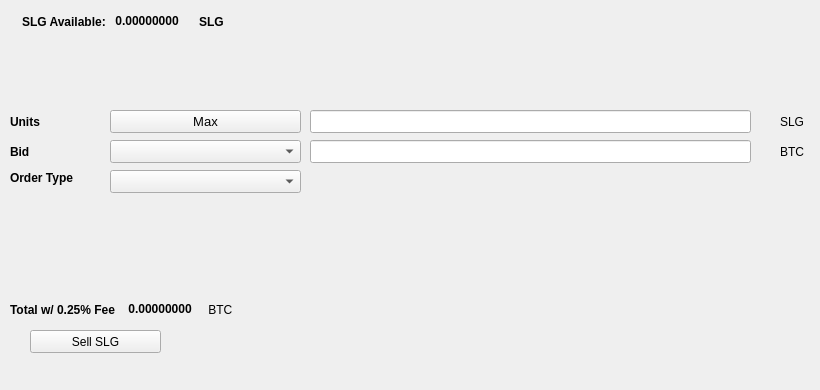
   <widget class="QWidget" name="SellTab">
    <attribute name="title">
     <string>Sell</string>
    </attribute>
    <widget class="QLabel" name="label_16">
     <property name="geometry">
      <rect>
       <x>780</x>
       <y>140</y>
       <width>31</width>
       <height>23</height>
      </rect>
     </property>
     <property name="text">
      <string>BTC</string>
     </property>
    </widget>
    <widget class="QComboBox" name="SellBidcomboBox">
     <property name="geometry">
      <rect>
       <x>110</x>
       <y>140</y>
       <width>191</width>
       <height>23</height>
      </rect>
     </property>
     <property name="font">
      <font>
       <pointsize>10</pointsize>
      </font>
     </property>
    </widget>
    <widget class="QLabel" name="label_18">
     <property name="geometry">
      <rect>
       <x>10</x>
       <y>110</y>
       <width>46</width>
       <height>23</height>
      </rect>
     </property>
     <property name="font">
      <font>
       <weight>75</weight>
       <bold>true</bold>
      </font>
     </property>
     <property name="text">
      <string>Units</string>
     </property>
    </widget>
    <widget class="QPushButton" name="Sell_Max_Amount">
     <property name="geometry">
      <rect>
       <x>110</x>
       <y>110</y>
       <width>191</width>
       <height>23</height>
      </rect>
     </property>
     <property name="font">
      <font>
       <pointsize>10</pointsize>
      </font>
     </property>
     <property name="text">
      <string>Max</string>
     </property>
    </widget>
    <widget class="QLabel" name="label_20">
     <property name="geometry">
      <rect>
       <x>10</x>
       <y>170</y>
       <width>91</width>
       <height>16</height>
      </rect>
     </property>
     <property name="font">
      <font>
       <weight>75</weight>
       <bold>true</bold>
      </font>
     </property>
     <property name="text">
      <string>Order Type</string>
     </property>
    </widget>
    <widget class="QComboBox" name="SellOrdertypeCombo">
     <property name="geometry">
      <rect>
       <x>110</x>
       <y>170</y>
       <width>191</width>
       <height>23</height>
      </rect>
     </property>
     <property name="font">
      <font>
       <pointsize>10</pointsize>
      </font>
     </property>
    </widget>
    <widget class="QLabel" name="label_21">
     <property name="geometry">
      <rect>
       <x>10</x>
       <y>140</y>
       <width>46</width>
       <height>23</height>
      </rect>
     </property>
     <property name="font">
      <font>
       <weight>75</weight>
       <bold>true</bold>
      </font>
     </property>
     <property name="text">
      <string>Bid</string>
     </property>
    </widget>
    <widget class="QLabel" name="label_22">
     <property name="geometry">
      <rect>
       <x>780</x>
       <y>110</y>
       <width>31</width>
       <height>23</height>
      </rect>
     </property>
     <property name="text">
      <string>SLG</string>
     </property>
    </widget>
    <widget class="QLineEdit" name="UnitsInputSLG">
     <property name="geometry">
      <rect>
       <x>310</x>
       <y>110</y>
       <width>441</width>
       <height>23</height>
      </rect>
     </property>
     <property name="font">
      <font>
       <pointsize>9</pointsize>
       <weight>75</weight>
       <bold>true</bold>
      </font>
     </property>
    </widget>
    <widget class="QLineEdit" name="SellBidPriceEdit">
     <property name="geometry">
      <rect>
       <x>310</x>
       <y>140</y>
       <width>441</width>
       <height>23</height>
      </rect>
     </property>
     <property name="font">
      <font>
       <pointsize>9</pointsize>
       <weight>75</weight>
       <bold>true</bold>
      </font>
     </property>
    </widget>
    <widget class="QPushButton" name="SellSLGBTN">
     <property name="geometry">
      <rect>
       <x>30</x>
       <y>330</y>
       <width>131</width>
       <height>23</height>
      </rect>
     </property>
     <property name="text">
      <string>Sell SLG</string>
     </property>
     <property name="icon">
      <iconset resource="../bitcoin.qrc">
       <normaloff>:/icons/bitcoin</normaloff>:/icons/bitcoin</iconset>
     </property>
    </widget>
    <widget class="QWidget" name="layoutWidget3">
     <property name="geometry">
      <rect>
       <x>22</x>
       <y>12</y>
       <width>258</width>
       <height>19</height>
      </rect>
     </property>
     <layout class="QHBoxLayout" name="horizontalLayout">
      <item>
       <widget class="QLabel" name="label232_2">
        <property name="font">
         <font>
          <weight>75</weight>
          <bold>true</bold>
         </font>
        </property>
        <property name="text">
         <string>SLG Available:</string>
        </property>
       </widget>
      </item>
      <item>
       <widget class="QLabel" name="SLGAvailableLabel">
        <property name="palette">
         <palette>
          <active>
           <colorrole role="WindowText">
            <brush brushstyle="SolidPattern">
             <color alpha="255">
              <red>0</red>
              <green>0</green>
              <blue>0</blue>
             </color>
            </brush>
           </colorrole>
           <colorrole role="Button">
            <brush brushstyle="SolidPattern">
             <color alpha="255">
              <red>0</red>
              <green>170</green>
              <blue>0</blue>
             </color>
            </brush>
           </colorrole>
           <colorrole role="Light">
            <brush brushstyle="SolidPattern">
             <color alpha="255">
              <red>0</red>
              <green>255</green>
              <blue>0</blue>
             </color>
            </brush>
           </colorrole>
           <colorrole role="Midlight">
            <brush brushstyle="SolidPattern">
             <color alpha="255">
              <red>0</red>
              <green>212</green>
              <blue>0</blue>
             </color>
            </brush>
           </colorrole>
           <colorrole role="Dark">
            <brush brushstyle="SolidPattern">
             <color alpha="255">
              <red>0</red>
              <green>85</green>
              <blue>0</blue>
             </color>
            </brush>
           </colorrole>
           <colorrole role="Mid">
            <brush brushstyle="SolidPattern">
             <color alpha="255">
              <red>0</red>
              <green>113</green>
              <blue>0</blue>
             </color>
            </brush>
           </colorrole>
           <colorrole role="Text">
            <brush brushstyle="SolidPattern">
             <color alpha="255">
              <red>0</red>
              <green>170</green>
              <blue>0</blue>
             </color>
            </brush>
           </colorrole>
           <colorrole role="BrightText">
            <brush brushstyle="SolidPattern">
             <color alpha="255">
              <red>255</red>
              <green>255</green>
              <blue>255</blue>
             </color>
            </brush>
           </colorrole>
           <colorrole role="ButtonText">
            <brush brushstyle="SolidPattern">
             <color alpha="255">
              <red>0</red>
              <green>0</green>
              <blue>0</blue>
             </color>
            </brush>
           </colorrole>
           <colorrole role="Base">
            <brush brushstyle="SolidPattern">
             <color alpha="255">
              <red>255</red>
              <green>255</green>
              <blue>255</blue>
             </color>
            </brush>
           </colorrole>
           <colorrole role="Window">
            <brush brushstyle="SolidPattern">
             <color alpha="255">
              <red>0</red>
              <green>170</green>
              <blue>0</blue>
             </color>
            </brush>
           </colorrole>
           <colorrole role="Shadow">
            <brush brushstyle="SolidPattern">
             <color alpha="255">
              <red>0</red>
              <green>0</green>
              <blue>0</blue>
             </color>
            </brush>
           </colorrole>
           <colorrole role="AlternateBase">
            <brush brushstyle="SolidPattern">
             <color alpha="255">
              <red>127</red>
              <green>212</green>
              <blue>127</blue>
             </color>
            </brush>
           </colorrole>
           <colorrole role="ToolTipBase">
            <brush brushstyle="SolidPattern">
             <color alpha="255">
              <red>255</red>
              <green>255</green>
              <blue>220</blue>
             </color>
            </brush>
           </colorrole>
           <colorrole role="ToolTipText">
            <brush brushstyle="SolidPattern">
             <color alpha="255">
              <red>0</red>
              <green>0</green>
              <blue>0</blue>
             </color>
            </brush>
           </colorrole>
          </active>
          <inactive>
           <colorrole role="WindowText">
            <brush brushstyle="SolidPattern">
             <color alpha="255">
              <red>0</red>
              <green>0</green>
              <blue>0</blue>
             </color>
            </brush>
           </colorrole>
           <colorrole role="Button">
            <brush brushstyle="SolidPattern">
             <color alpha="255">
              <red>0</red>
              <green>170</green>
              <blue>0</blue>
             </color>
            </brush>
           </colorrole>
           <colorrole role="Light">
            <brush brushstyle="SolidPattern">
             <color alpha="255">
              <red>0</red>
              <green>255</green>
              <blue>0</blue>
             </color>
            </brush>
           </colorrole>
           <colorrole role="Midlight">
            <brush brushstyle="SolidPattern">
             <color alpha="255">
              <red>0</red>
              <green>212</green>
              <blue>0</blue>
             </color>
            </brush>
           </colorrole>
           <colorrole role="Dark">
            <brush brushstyle="SolidPattern">
             <color alpha="255">
              <red>0</red>
              <green>85</green>
              <blue>0</blue>
             </color>
            </brush>
           </colorrole>
           <colorrole role="Mid">
            <brush brushstyle="SolidPattern">
             <color alpha="255">
              <red>0</red>
              <green>113</green>
              <blue>0</blue>
             </color>
            </brush>
           </colorrole>
           <colorrole role="Text">
            <brush brushstyle="SolidPattern">
             <color alpha="255">
              <red>0</red>
              <green>170</green>
              <blue>0</blue>
             </color>
            </brush>
           </colorrole>
           <colorrole role="BrightText">
            <brush brushstyle="SolidPattern">
             <color alpha="255">
              <red>255</red>
              <green>255</green>
              <blue>255</blue>
             </color>
            </brush>
           </colorrole>
           <colorrole role="ButtonText">
            <brush brushstyle="SolidPattern">
             <color alpha="255">
              <red>0</red>
              <green>0</green>
              <blue>0</blue>
             </color>
            </brush>
           </colorrole>
           <colorrole role="Base">
            <brush brushstyle="SolidPattern">
             <color alpha="255">
              <red>255</red>
              <green>255</green>
              <blue>255</blue>
             </color>
            </brush>
           </colorrole>
           <colorrole role="Window">
            <brush brushstyle="SolidPattern">
             <color alpha="255">
              <red>0</red>
              <green>170</green>
              <blue>0</blue>
             </color>
            </brush>
           </colorrole>
           <colorrole role="Shadow">
            <brush brushstyle="SolidPattern">
             <color alpha="255">
              <red>0</red>
              <green>0</green>
              <blue>0</blue>
             </color>
            </brush>
           </colorrole>
           <colorrole role="AlternateBase">
            <brush brushstyle="SolidPattern">
             <color alpha="255">
              <red>127</red>
              <green>212</green>
              <blue>127</blue>
             </color>
            </brush>
           </colorrole>
           <colorrole role="ToolTipBase">
            <brush brushstyle="SolidPattern">
             <color alpha="255">
              <red>255</red>
              <green>255</green>
              <blue>220</blue>
             </color>
            </brush>
           </colorrole>
           <colorrole role="ToolTipText">
            <brush brushstyle="SolidPattern">
             <color alpha="255">
              <red>0</red>
              <green>0</green>
              <blue>0</blue>
             </color>
            </brush>
           </colorrole>
          </inactive>
          <disabled>
           <colorrole role="WindowText">
            <brush brushstyle="SolidPattern">
             <color alpha="255">
              <red>0</red>
              <green>85</green>
              <blue>0</blue>
             </color>
            </brush>
           </colorrole>
           <colorrole role="Button">
            <brush brushstyle="SolidPattern">
             <color alpha="255">
              <red>0</red>
              <green>170</green>
              <blue>0</blue>
             </color>
            </brush>
           </colorrole>
           <colorrole role="Light">
            <brush brushstyle="SolidPattern">
             <color alpha="255">
              <red>0</red>
              <green>255</green>
              <blue>0</blue>
             </color>
            </brush>
           </colorrole>
           <colorrole role="Midlight">
            <brush brushstyle="SolidPattern">
             <color alpha="255">
              <red>0</red>
              <green>212</green>
              <blue>0</blue>
             </color>
            </brush>
           </colorrole>
           <colorrole role="Dark">
            <brush brushstyle="SolidPattern">
             <color alpha="255">
              <red>0</red>
              <green>85</green>
              <blue>0</blue>
             </color>
            </brush>
           </colorrole>
           <colorrole role="Mid">
            <brush brushstyle="SolidPattern">
             <color alpha="255">
              <red>0</red>
              <green>113</green>
              <blue>0</blue>
             </color>
            </brush>
           </colorrole>
           <colorrole role="Text">
            <brush brushstyle="SolidPattern">
             <color alpha="255">
              <red>0</red>
              <green>85</green>
              <blue>0</blue>
             </color>
            </brush>
           </colorrole>
           <colorrole role="BrightText">
            <brush brushstyle="SolidPattern">
             <color alpha="255">
              <red>255</red>
              <green>255</green>
              <blue>255</blue>
             </color>
            </brush>
           </colorrole>
           <colorrole role="ButtonText">
            <brush brushstyle="SolidPattern">
             <color alpha="255">
              <red>0</red>
              <green>85</green>
              <blue>0</blue>
             </color>
            </brush>
           </colorrole>
           <colorrole role="Base">
            <brush brushstyle="SolidPattern">
             <color alpha="255">
              <red>0</red>
              <green>170</green>
              <blue>0</blue>
             </color>
            </brush>
           </colorrole>
           <colorrole role="Window">
            <brush brushstyle="SolidPattern">
             <color alpha="255">
              <red>0</red>
              <green>170</green>
              <blue>0</blue>
             </color>
            </brush>
           </colorrole>
           <colorrole role="Shadow">
            <brush brushstyle="SolidPattern">
             <color alpha="255">
              <red>0</red>
              <green>0</green>
              <blue>0</blue>
             </color>
            </brush>
           </colorrole>
           <colorrole role="AlternateBase">
            <brush brushstyle="SolidPattern">
             <color alpha="255">
              <red>0</red>
              <green>170</green>
              <blue>0</blue>
             </color>
            </brush>
           </colorrole>
           <colorrole role="ToolTipBase">
            <brush brushstyle="SolidPattern">
             <color alpha="255">
              <red>255</red>
              <green>255</green>
              <blue>220</blue>
             </color>
            </brush>
           </colorrole>
           <colorrole role="ToolTipText">
            <brush brushstyle="SolidPattern">
             <color alpha="255">
              <red>0</red>
              <green>0</green>
              <blue>0</blue>
             </color>
            </brush>
           </colorrole>
          </disabled>
         </palette>
        </property>
        <property name="font">
         <font>
          <weight>75</weight>
          <bold>true</bold>
         </font>
        </property>
        <property name="text">
         <string> 0.00000000 </string>
        </property>
        <property name="textInteractionFlags">
         <set>Qt::LinksAccessibleByMouse|Qt::TextSelectableByKeyboard|Qt::TextSelectableByMouse</set>
        </property>
       </widget>
      </item>
      <item>
       <widget class="QLabel" name="labelSLG">
        <property name="font">
         <font>
          <weight>75</weight>
          <bold>true</bold>
         </font>
        </property>
        <property name="text">
         <string>SLG</string>
        </property>
       </widget>
      </item>
     </layout>
    </widget>
    <widget class="QWidget" name="layoutWidget">
     <property name="geometry">
      <rect>
       <x>10</x>
       <y>300</y>
       <width>268</width>
       <height>19</height>
      </rect>
     </property>
     <layout class="QHBoxLayout" name="horizontalLayout_2">
      <item>
       <widget class="QLabel" name="label_19">
        <property name="font">
         <font>
          <weight>75</weight>
          <bold>true</bold>
         </font>
        </property>
        <property name="text">
         <string>Total w/ 0.25% Fee </string>
        </property>
       </widget>
      </item>
      <item>
       <widget class="QLabel" name="SellCostLabel">
        <property name="palette">
         <palette>
          <active>
           <colorrole role="WindowText">
            <brush brushstyle="SolidPattern">
             <color alpha="255">
              <red>0</red>
              <green>0</green>
              <blue>0</blue>
             </color>
            </brush>
           </colorrole>
           <colorrole role="Button">
            <brush brushstyle="SolidPattern">
             <color alpha="255">
              <red>0</red>
              <green>170</green>
              <blue>0</blue>
             </color>
            </brush>
           </colorrole>
           <colorrole role="Light">
            <brush brushstyle="SolidPattern">
             <color alpha="255">
              <red>0</red>
              <green>255</green>
              <blue>0</blue>
             </color>
            </brush>
           </colorrole>
           <colorrole role="Midlight">
            <brush brushstyle="SolidPattern">
             <color alpha="255">
              <red>0</red>
              <green>212</green>
              <blue>0</blue>
             </color>
            </brush>
           </colorrole>
           <colorrole role="Dark">
            <brush brushstyle="SolidPattern">
             <color alpha="255">
              <red>0</red>
              <green>85</green>
              <blue>0</blue>
             </color>
            </brush>
           </colorrole>
           <colorrole role="Mid">
            <brush brushstyle="SolidPattern">
             <color alpha="255">
              <red>0</red>
              <green>113</green>
              <blue>0</blue>
             </color>
            </brush>
           </colorrole>
           <colorrole role="Text">
            <brush brushstyle="SolidPattern">
             <color alpha="255">
              <red>0</red>
              <green>170</green>
              <blue>0</blue>
             </color>
            </brush>
           </colorrole>
           <colorrole role="BrightText">
            <brush brushstyle="SolidPattern">
             <color alpha="255">
              <red>255</red>
              <green>255</green>
              <blue>255</blue>
             </color>
            </brush>
           </colorrole>
           <colorrole role="ButtonText">
            <brush brushstyle="SolidPattern">
             <color alpha="255">
              <red>0</red>
              <green>0</green>
              <blue>0</blue>
             </color>
            </brush>
           </colorrole>
           <colorrole role="Base">
            <brush brushstyle="SolidPattern">
             <color alpha="255">
              <red>255</red>
              <green>255</green>
              <blue>255</blue>
             </color>
            </brush>
           </colorrole>
           <colorrole role="Window">
            <brush brushstyle="SolidPattern">
             <color alpha="255">
              <red>0</red>
              <green>170</green>
              <blue>0</blue>
             </color>
            </brush>
           </colorrole>
           <colorrole role="Shadow">
            <brush brushstyle="SolidPattern">
             <color alpha="255">
              <red>0</red>
              <green>0</green>
              <blue>0</blue>
             </color>
            </brush>
           </colorrole>
           <colorrole role="AlternateBase">
            <brush brushstyle="SolidPattern">
             <color alpha="255">
              <red>127</red>
              <green>212</green>
              <blue>127</blue>
             </color>
            </brush>
           </colorrole>
           <colorrole role="ToolTipBase">
            <brush brushstyle="SolidPattern">
             <color alpha="255">
              <red>255</red>
              <green>255</green>
              <blue>220</blue>
             </color>
            </brush>
           </colorrole>
           <colorrole role="ToolTipText">
            <brush brushstyle="SolidPattern">
             <color alpha="255">
              <red>0</red>
              <green>0</green>
              <blue>0</blue>
             </color>
            </brush>
           </colorrole>
          </active>
          <inactive>
           <colorrole role="WindowText">
            <brush brushstyle="SolidPattern">
             <color alpha="255">
              <red>0</red>
              <green>0</green>
              <blue>0</blue>
             </color>
            </brush>
           </colorrole>
           <colorrole role="Button">
            <brush brushstyle="SolidPattern">
             <color alpha="255">
              <red>0</red>
              <green>170</green>
              <blue>0</blue>
             </color>
            </brush>
           </colorrole>
           <colorrole role="Light">
            <brush brushstyle="SolidPattern">
             <color alpha="255">
              <red>0</red>
              <green>255</green>
              <blue>0</blue>
             </color>
            </brush>
           </colorrole>
           <colorrole role="Midlight">
            <brush brushstyle="SolidPattern">
             <color alpha="255">
              <red>0</red>
              <green>212</green>
              <blue>0</blue>
             </color>
            </brush>
           </colorrole>
           <colorrole role="Dark">
            <brush brushstyle="SolidPattern">
             <color alpha="255">
              <red>0</red>
              <green>85</green>
              <blue>0</blue>
             </color>
            </brush>
           </colorrole>
           <colorrole role="Mid">
            <brush brushstyle="SolidPattern">
             <color alpha="255">
              <red>0</red>
              <green>113</green>
              <blue>0</blue>
             </color>
            </brush>
           </colorrole>
           <colorrole role="Text">
            <brush brushstyle="SolidPattern">
             <color alpha="255">
              <red>0</red>
              <green>170</green>
              <blue>0</blue>
             </color>
            </brush>
           </colorrole>
           <colorrole role="BrightText">
            <brush brushstyle="SolidPattern">
             <color alpha="255">
              <red>255</red>
              <green>255</green>
              <blue>255</blue>
             </color>
            </brush>
           </colorrole>
           <colorrole role="ButtonText">
            <brush brushstyle="SolidPattern">
             <color alpha="255">
              <red>0</red>
              <green>0</green>
              <blue>0</blue>
             </color>
            </brush>
           </colorrole>
           <colorrole role="Base">
            <brush brushstyle="SolidPattern">
             <color alpha="255">
              <red>255</red>
              <green>255</green>
              <blue>255</blue>
             </color>
            </brush>
           </colorrole>
           <colorrole role="Window">
            <brush brushstyle="SolidPattern">
             <color alpha="255">
              <red>0</red>
              <green>170</green>
              <blue>0</blue>
             </color>
            </brush>
           </colorrole>
           <colorrole role="Shadow">
            <brush brushstyle="SolidPattern">
             <color alpha="255">
              <red>0</red>
              <green>0</green>
              <blue>0</blue>
             </color>
            </brush>
           </colorrole>
           <colorrole role="AlternateBase">
            <brush brushstyle="SolidPattern">
             <color alpha="255">
              <red>127</red>
              <green>212</green>
              <blue>127</blue>
             </color>
            </brush>
           </colorrole>
           <colorrole role="ToolTipBase">
            <brush brushstyle="SolidPattern">
             <color alpha="255">
              <red>255</red>
              <green>255</green>
              <blue>220</blue>
             </color>
            </brush>
           </colorrole>
           <colorrole role="ToolTipText">
            <brush brushstyle="SolidPattern">
             <color alpha="255">
              <red>0</red>
              <green>0</green>
              <blue>0</blue>
             </color>
            </brush>
           </colorrole>
          </inactive>
          <disabled>
           <colorrole role="WindowText">
            <brush brushstyle="SolidPattern">
             <color alpha="255">
              <red>0</red>
              <green>85</green>
              <blue>0</blue>
             </color>
            </brush>
           </colorrole>
           <colorrole role="Button">
            <brush brushstyle="SolidPattern">
             <color alpha="255">
              <red>0</red>
              <green>170</green>
              <blue>0</blue>
             </color>
            </brush>
           </colorrole>
           <colorrole role="Light">
            <brush brushstyle="SolidPattern">
             <color alpha="255">
              <red>0</red>
              <green>255</green>
              <blue>0</blue>
             </color>
            </brush>
           </colorrole>
           <colorrole role="Midlight">
            <brush brushstyle="SolidPattern">
             <color alpha="255">
              <red>0</red>
              <green>212</green>
              <blue>0</blue>
             </color>
            </brush>
           </colorrole>
           <colorrole role="Dark">
            <brush brushstyle="SolidPattern">
             <color alpha="255">
              <red>0</red>
              <green>85</green>
              <blue>0</blue>
             </color>
            </brush>
           </colorrole>
           <colorrole role="Mid">
            <brush brushstyle="SolidPattern">
             <color alpha="255">
              <red>0</red>
              <green>113</green>
              <blue>0</blue>
             </color>
            </brush>
           </colorrole>
           <colorrole role="Text">
            <brush brushstyle="SolidPattern">
             <color alpha="255">
              <red>0</red>
              <green>85</green>
              <blue>0</blue>
             </color>
            </brush>
           </colorrole>
           <colorrole role="BrightText">
            <brush brushstyle="SolidPattern">
             <color alpha="255">
              <red>255</red>
              <green>255</green>
              <blue>255</blue>
             </color>
            </brush>
           </colorrole>
           <colorrole role="ButtonText">
            <brush brushstyle="SolidPattern">
             <color alpha="255">
              <red>0</red>
              <green>85</green>
              <blue>0</blue>
             </color>
            </brush>
           </colorrole>
           <colorrole role="Base">
            <brush brushstyle="SolidPattern">
             <color alpha="255">
              <red>0</red>
              <green>170</green>
              <blue>0</blue>
             </color>
            </brush>
           </colorrole>
           <colorrole role="Window">
            <brush brushstyle="SolidPattern">
             <color alpha="255">
              <red>0</red>
              <green>170</green>
              <blue>0</blue>
             </color>
            </brush>
           </colorrole>
           <colorrole role="Shadow">
            <brush brushstyle="SolidPattern">
             <color alpha="255">
              <red>0</red>
              <green>0</green>
              <blue>0</blue>
             </color>
            </brush>
           </colorrole>
           <colorrole role="AlternateBase">
            <brush brushstyle="SolidPattern">
             <color alpha="255">
              <red>0</red>
              <green>170</green>
              <blue>0</blue>
             </color>
            </brush>
           </colorrole>
           <colorrole role="ToolTipBase">
            <brush brushstyle="SolidPattern">
             <color alpha="255">
              <red>255</red>
              <green>255</green>
              <blue>220</blue>
             </color>
            </brush>
           </colorrole>
           <colorrole role="ToolTipText">
            <brush brushstyle="SolidPattern">
             <color alpha="255">
              <red>0</red>
              <green>0</green>
              <blue>0</blue>
             </color>
            </brush>
           </colorrole>
          </disabled>
         </palette>
        </property>
        <property name="font">
         <font>
          <weight>75</weight>
          <bold>true</bold>
         </font>
        </property>
        <property name="autoFillBackground">
         <bool>false</bool>
        </property>
        <property name="text">
         <string> 0.00000000</string>
        </property>
        <property name="textInteractionFlags">
         <set>Qt::LinksAccessibleByMouse|Qt::TextSelectableByMouse</set>
        </property>
       </widget>
      </item>
      <item>
       <widget class="QLabel" name="label_17">
        <property name="font">
         <font>
          <weight>50</weight>
          <bold>false</bold>
         </font>
        </property>
        <property name="text">
         <string> BTC</string>
        </property>
       </widget>
      </item>
     </layout>
    </widget>
    <widget class="QLabel" name="label_23">
     <property name="geometry">
      <rect>
       <x>460</x>
       <y>300</y>
       <width>281</width>
       <height>81</height>
      </rect>
     </property>
     <property name="text">
      <string/>
     </property>
     <property name="pixmap">
      <pixmap>:/images/bittrex</pixmap>
     </property>
    </widget>
   </widget>
